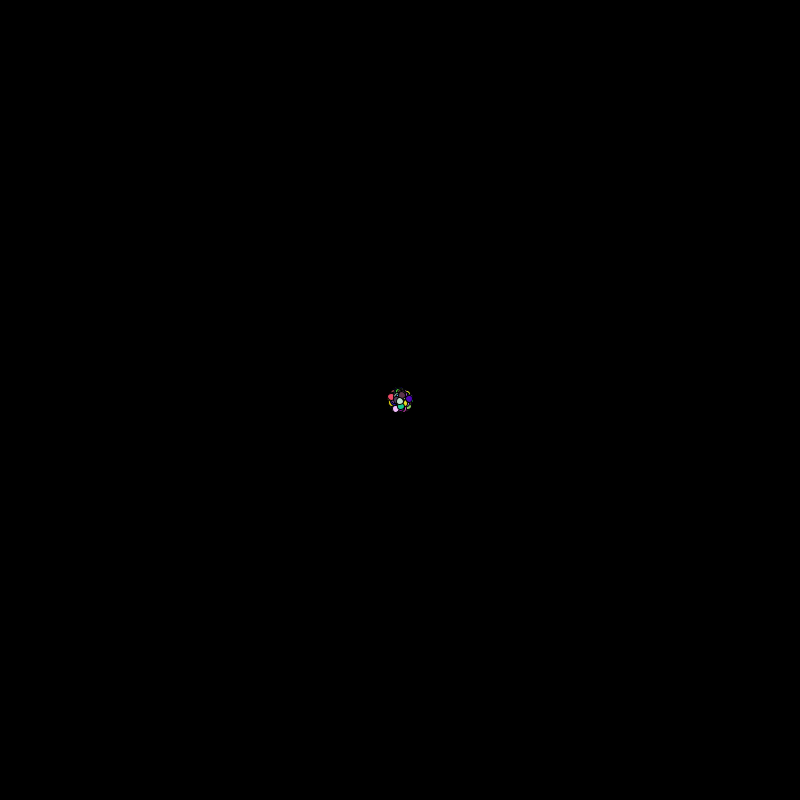
Frame 1 (no input)
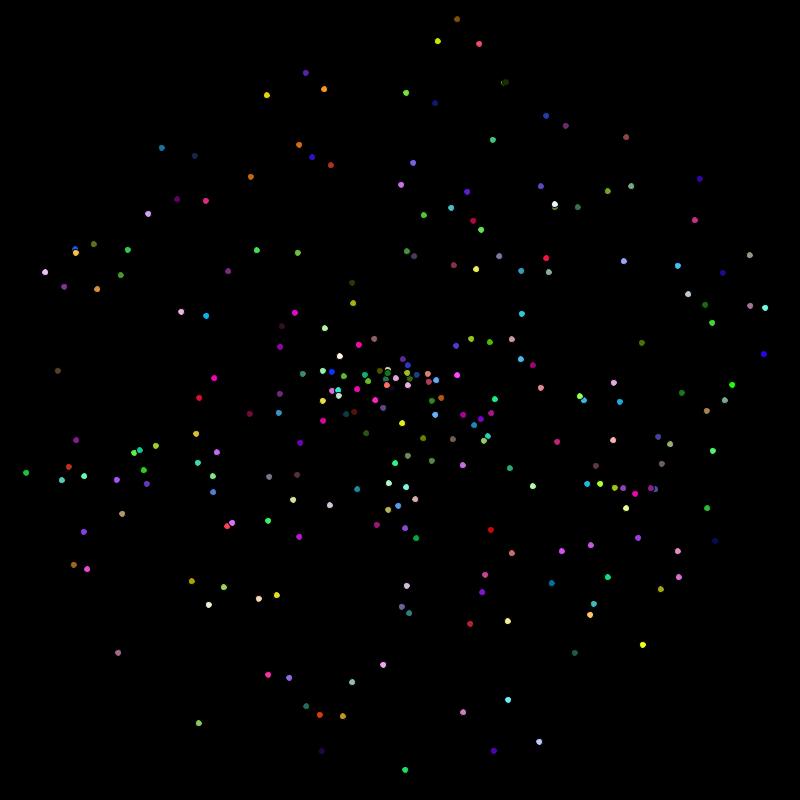
Frame 60 (the mouse pressed at the canvas centre just before this capture)
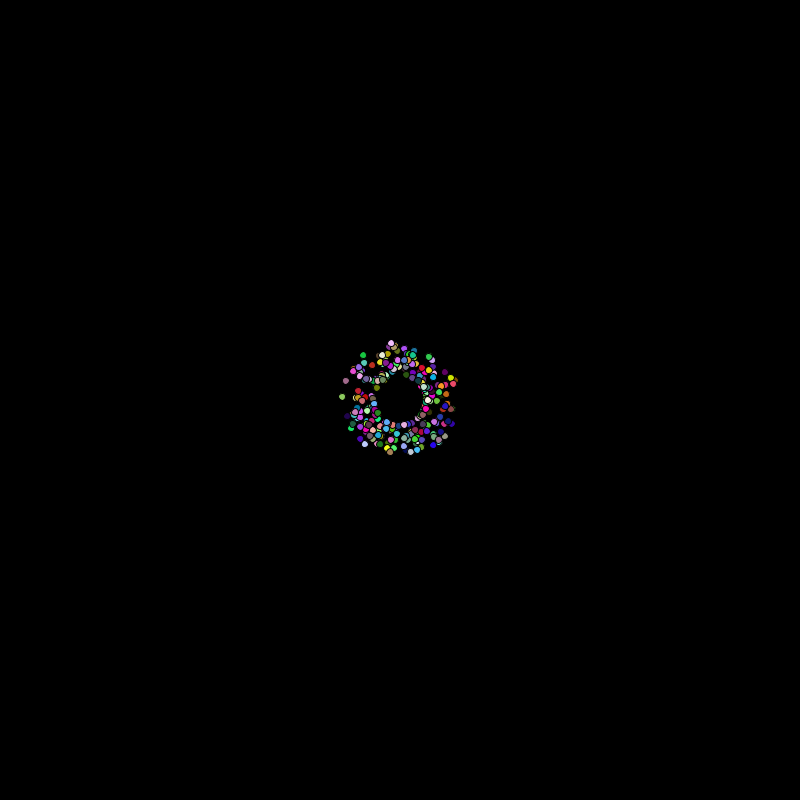
Frame 120 (the mouse held since frame 60 and released just before this capture)

The Processing sketch that drew these frames (run headless with seeded random() and noise(); from frame 60 on, the mouse is pressed at the canvas centre):

// Processing sketch: processing_136453
// ── processing_136453.pde

public final static int num = 250;
    Particle [] part = new Particle[num];
    
    public void setup() {
        size(800,800);
        for(int i = 0; i < num; i++) {
            part[i] = new Particle();
        }
    }

    public void draw() {
        background(0);
        for(int i = 0; i < num; i++) {
            part[i].move();
            part[i].show();
        }
    }
    
    class Particle {
        double x, y, speed, angle;
        int clr;
        Particle() {
            x = width/2;
            y = height/2;
            speed = Math.random() * 10;
            angle = Math.random() * 6 * Math.PI;
            clr = color((int)(Math.random()*256),(int)(Math.random()*256),(int)(Math.random()*256));
        }
        void move() {
            x = x + Math.cos(angle) * speed;
            y = y + Math.sin(angle) * speed;
            angle = angle + .05;
            if (speed < 8) {
                speed = speed + .01;
            }
            else {
                speed = speed - .01;
            }
        }
        void show() {
            fill(clr);
            ellipse((float)x,(float)y,7,7);
        }
    }
